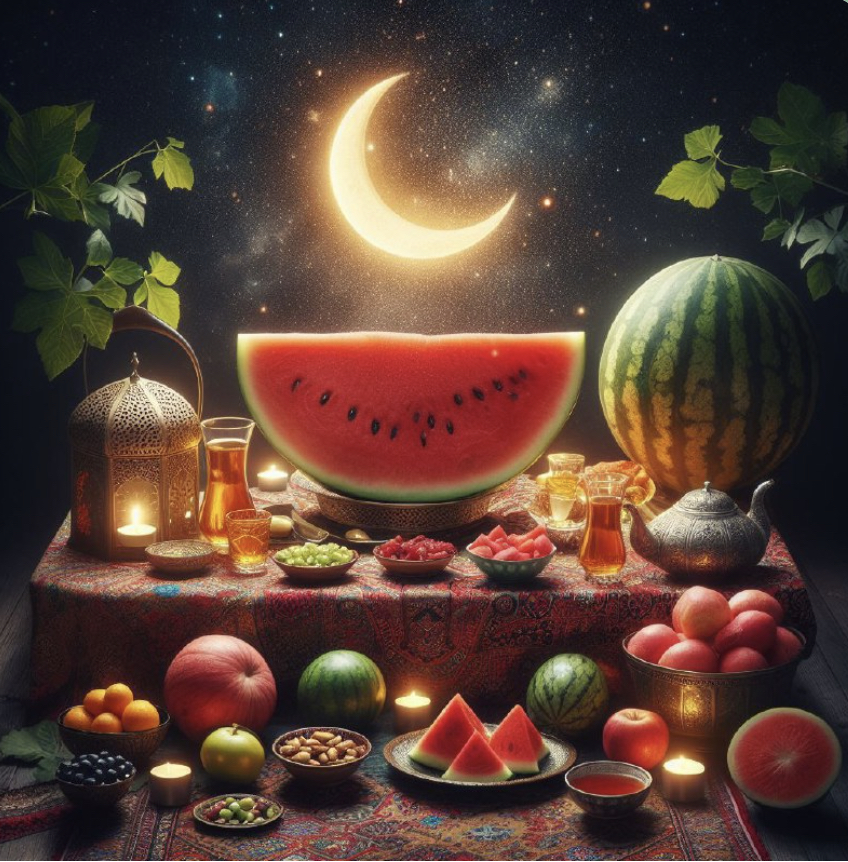
#> input picture RemoveObjectFromImage/image0.jpg, 848 x 862 px
$ jupyter execute RemoveObjectFromImage.ipynb
#> lines starting #> are read from the running program, lines starting #| are printed output that depends on the picture; after the words box and inside, x2 and y2 are one past the last pixel; in counts of white or black regions, pixels touching at a corner belong together
[cell 1]
import numpy as np
import cv2 as cv
from matplotlib import pyplot as plt

[cell 2]
orig_image = cv.imread("image0.jpg", 0)
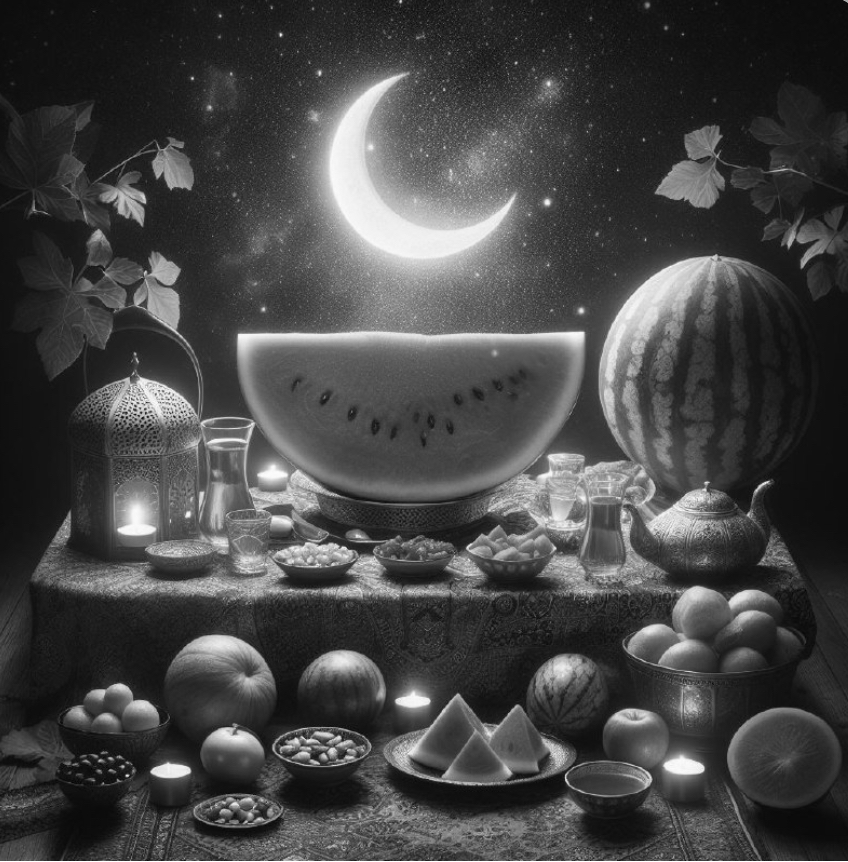
#> orig_image: shape (862, 848); min 3, max 255, mean 69.4

orig_image.shape
#> Out = (862, 848)

[cell 3]
mask = np.zeros(orig_image.shape, dtype=np.uint8)
orig_image.shape
#> Out = (862, 848)

[cell 4]
mask[300:600, 180:580] = 255

[cell 5]
orig_image.shape
#> Out = (862, 848)

[cell 6]
cv.imwrite("image00.jpg", mask)
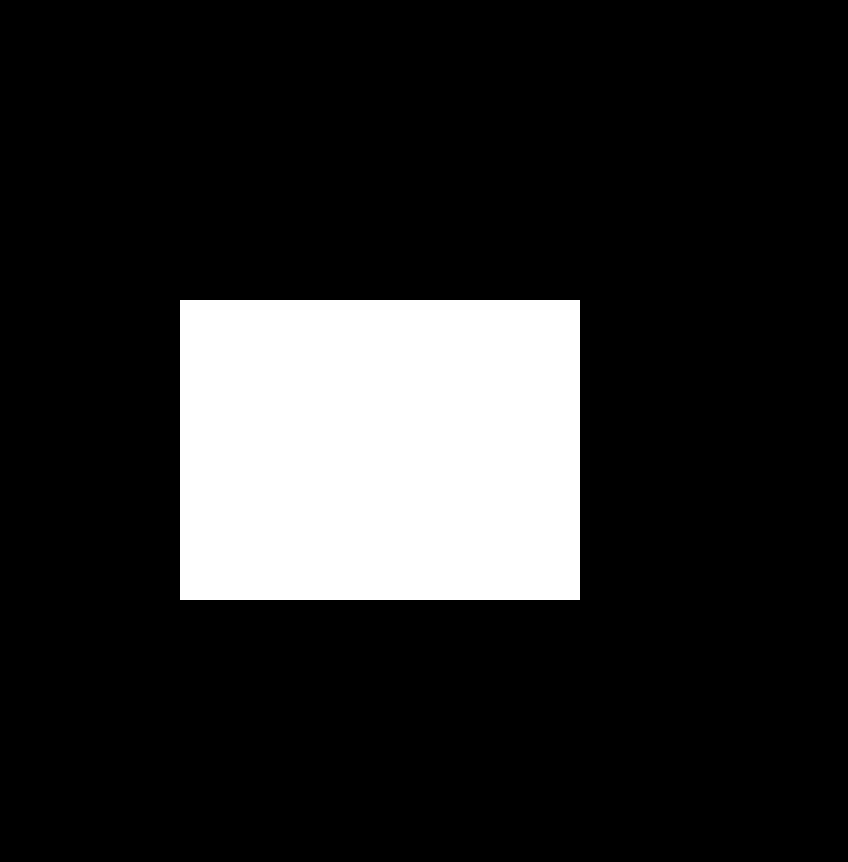
#> saved as image00.jpg: shape (862, 848); 16.4% white; 1 white region, box (x1, y1, x2, y2) and area: (180, 300, 580, 600) 120000

[cell 7]
imaged_masked = cv.bitwise_and(orig_image, orig_image, mask=mask)
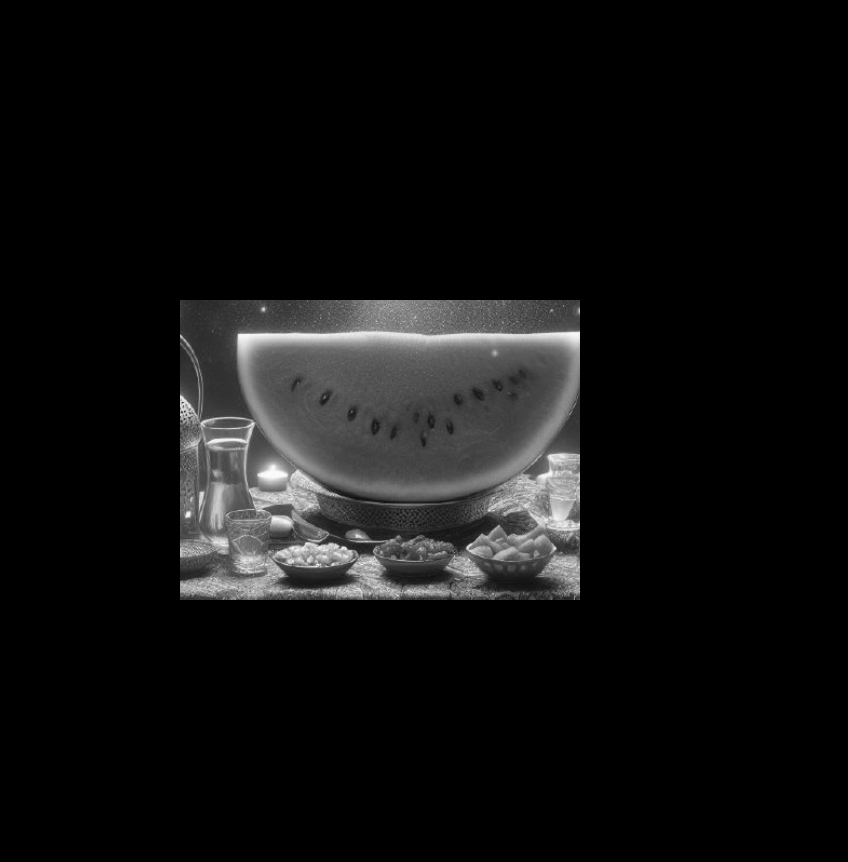
#> imaged_masked: shape (862, 848); min 0, max 253, mean 16.4

[cell 8]
newImage = cv.inpaint(orig_image, mask, 7, flags=cv.INPAINT_TELEA)
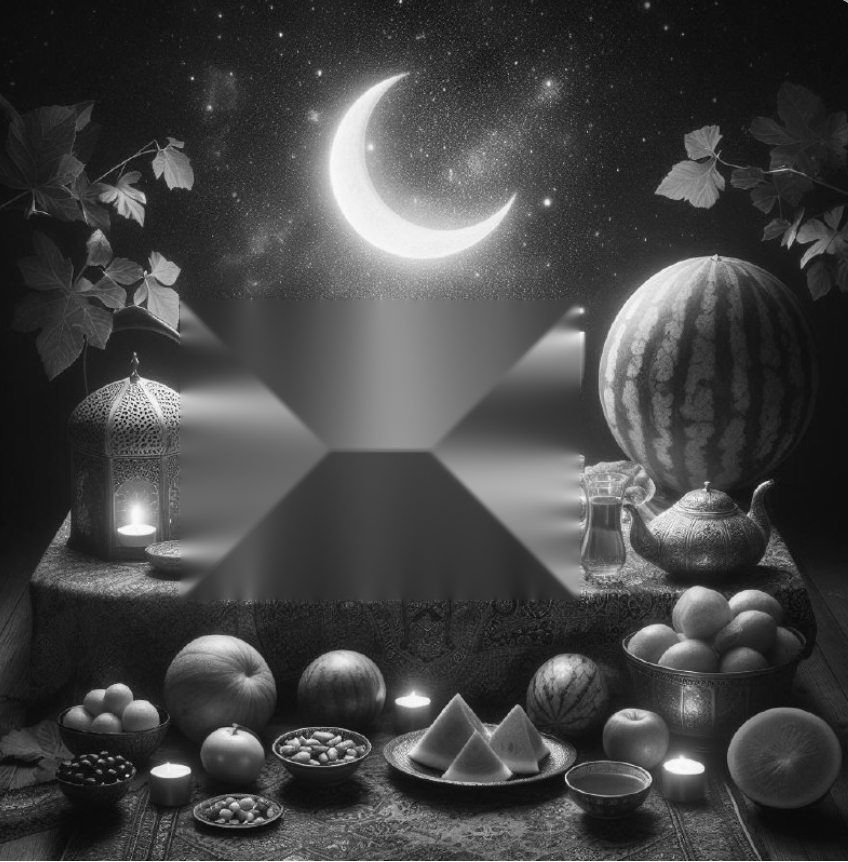
#> newImage: shape (862, 848); min 3, max 255, mean 68.5

[cell 9]
cv.imwrite("image2.jpg", newImage)
#> Out = True

[cell 10]
plt.imshow(cv.cvtColor(newImage, cv.COLOR_BGR2RGB))
plt.show()

$ run again, with RemoveObjectFromImage/image00.jpg copied over RemoveObjectFromImage/image0.jpg
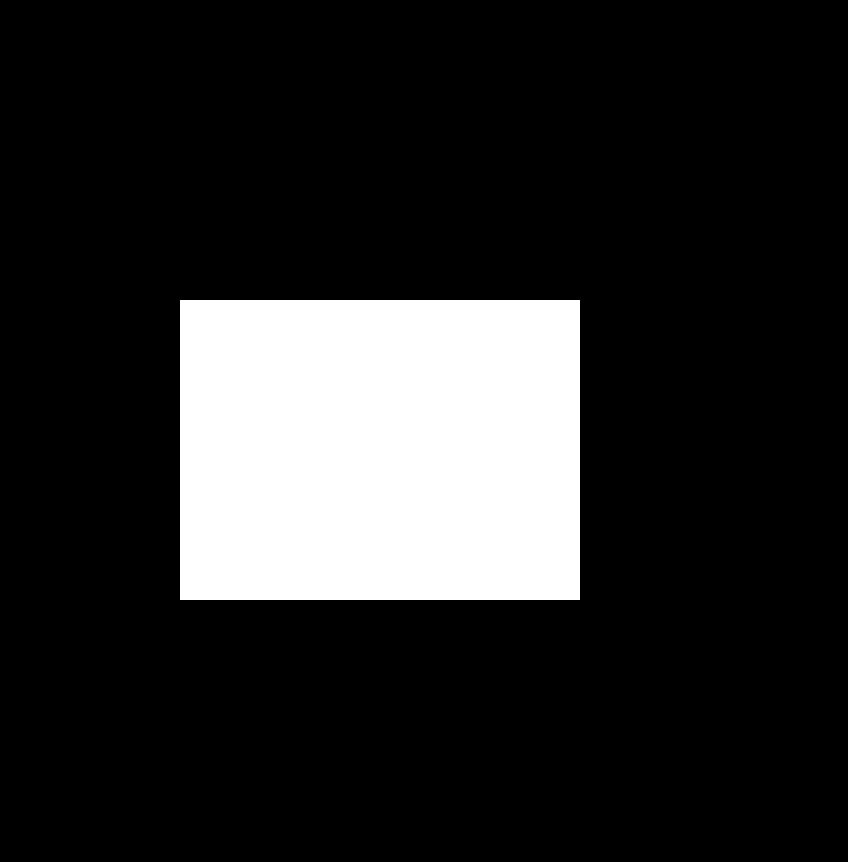
#> input picture RemoveObjectFromImage/image00.jpg, 848 x 862 px
#> orig_image is the input picture: shape (862, 848); min 0, max 255, mean 41.9
#> `newImage = cv.inpaint(orig_image, mask, 7, flags=cv.INPAINT_TELEA)`:
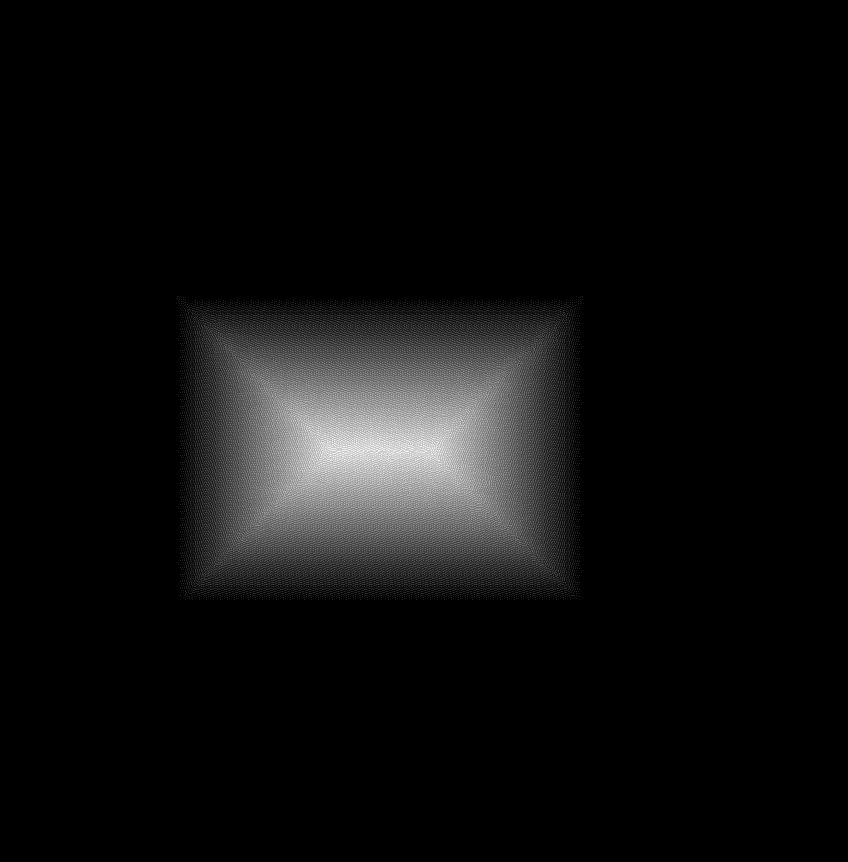
#> newImage: shape (862, 848); min 0, max 15, mean 0.816; drawn with min black and max white
#> `cv.imwrite("image2.jpg", newImage)`: Out = True
